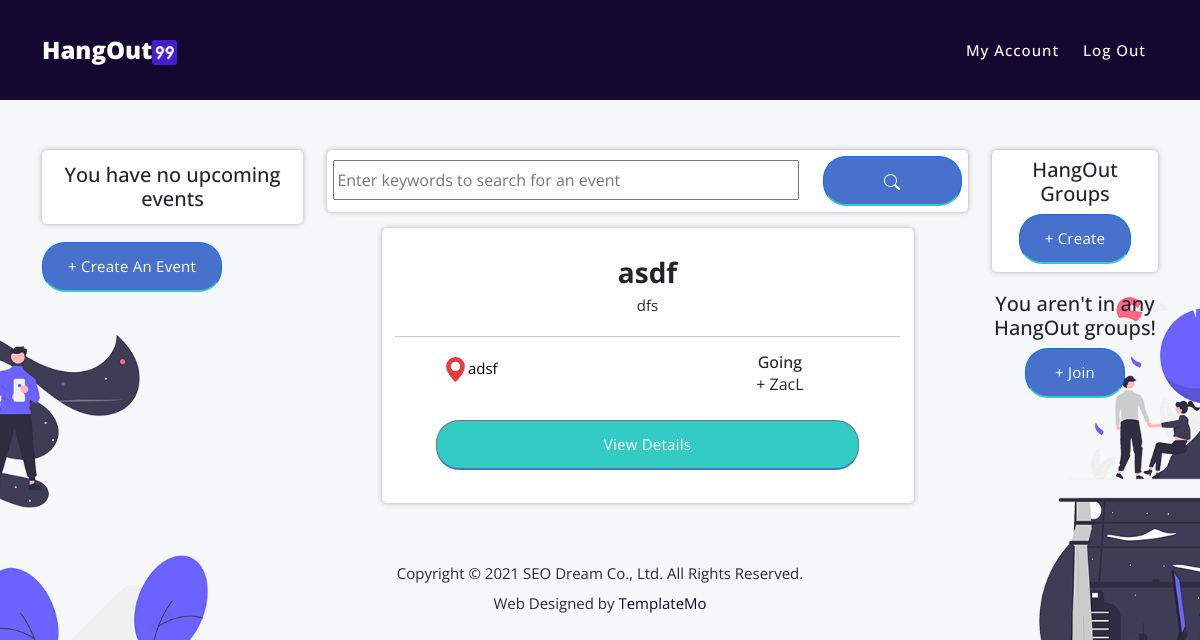
/event/explore (signed in), run on an earlier commit of the app's database.
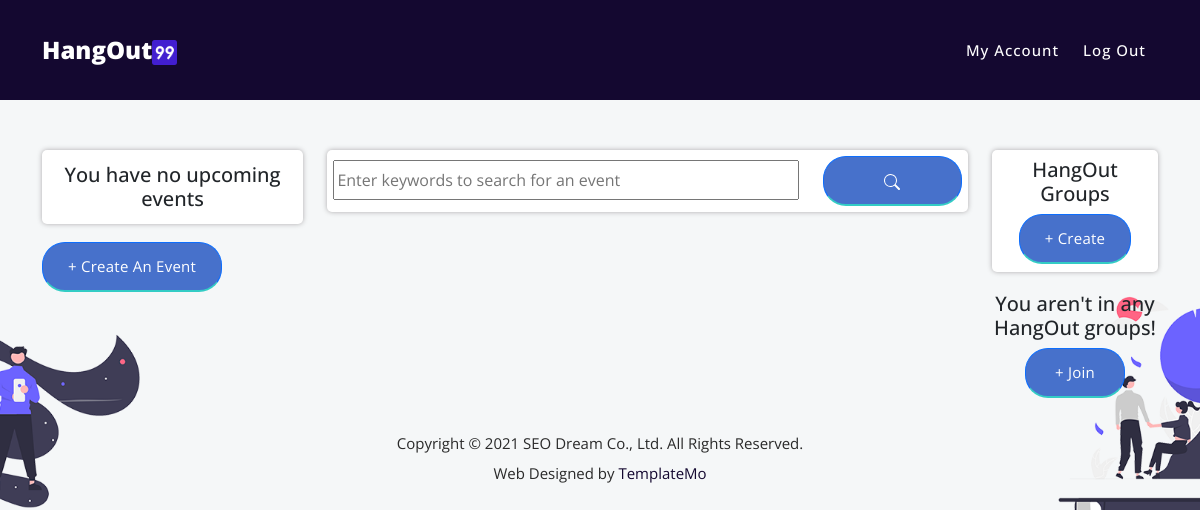
And on a later commit of the database.
### main/models.py (models this page shows, shortened)
class Event(db.Model):
    __tablename__ = "events"
    ID = db.Column(db.Integer, primary_key = True, nullable = False, autoincrement=True)
    Creator_ID = db.Column(db.Integer, nullable = False)
    Name = db.Column(db.String(256), nullable = False)
    Description = db.Column(db.String(256), nullable = False)
    DateTime = db.Column(db.DateTime, nullable = True)
    Location = db.Column(db.String(256), nullable = True)
    Link = db.Column(db.String(256), nullable = True)
    Users = db.relationship("User", secondary=interested_event, backref="event")
    UnavailableUsers = db.relationship("User", secondary=unavailable_event, backref="unavailableEvent")
    Comments = db.relationship("Comment", backref="Event")
    Photos = db.relationship("Photo", backref="Event")
    Hangout_ID = db.Column(db.Integer, db.ForeignKey('hangoutgroups.Name'))

class User(db.Model):
    __tablename__ = "users"
    ProfilePic = db.Column(db.String(256), nullable = False)
    ID = db.Column(db.Integer, primary_key = True, nullable = False, autoincrement=True)
    Email = db.Column(db.String(256), nullable = False)
    Username = db.Column(db.String(256), unique = True, nullable = False)
    Password = db.Column(db.String(256), nullable = False)
    IsValidated = db.Column(db.Boolean, nullable = False)

### main/event.py (the view)
@eventbp.route('/explore')
@login_required
def explore():
    event_dates = []
    for event in current_user.event:
        if event.DateTime is None:
            continue
        event_dates.append( event.DateTime )
    latest_event = None
    print(event_dates)
    try:
        latest_date = min(event_dates)
        latest_event = Event.query.filter_by(DateTime = latest_date).first()
    except:
        pass
    return render_template('feed.html', latest_event = latest_event)

### main/routes.py (called while the page is built)
@login_manager.user_loader
def load_user(id):
    return User.query.filter_by(ID = id).first()

### main/templates/feed.html (shortened to what this page needs)
{% extends "template.html" %}
{% block body %}
    <div class="container">
        <div class="row">
            <div class="col-lg-3">
                {% if latest_event == None %}
                <div class="upcomingEvent">
                    <h5>You have no upcoming events</h5>
                </div>
                {% endif %}
                <a href="{{ url_for('event.create') }}" class="btn btn-primary mb-4 mt-2">+ Create an event</a>
            </div>
            <div class="col-lg-7">
                <div class="search-event">
                    <div class="row">
                        <div class="col-9"><input placeholder="Enter keywords to search for an event" class="mt-1" style=" min-width:100px;width: 100%; height: 40px;"> </div>
                        <div id="search-button" class="col-3"><a style="width:100%;" class="btn btn-primary">
                        </a></div>
                    </div>
                </div>
                <div class="row mt-3">
                    {% for event in current_user.event %}
                    <div class="event-obj">
                        <h3 class="mt-2"><strong>{{event.Name}}</strong></h3>
                        <p>{{event.Description}}</p>
                        <hr>
                        <div class="row">
                            <div class="col-6">
                                <div class="details">
                                    {% if event.Location %}
                                    <p class="mb-2"><svg xmlns="http://www.w3.org/2000/svg" style="color: rgb(233, 61, 61);" width="25" height="25" fill="currentColor" class="bi bi-geo-alt-fill" viewBox="0 0 16 16">
                                        <path d="M8 16s6-5.686 6-10A6 6 0 0 0 2 6c0 4.314 6 10 6 10zm0-7a3 3 0 1 1 0-6 3 3 0 0 1 0 6z"/>
                                    </svg><a href="{{event.Link}}" target=”_blank” style="color:black;">{{event.Location}}</a></p>
                                    {% endif %}
                                </div>
                            </div>
                            <div class="col-6">
                                {% if event.Users | length != 0 %}
                                <h6>Going</h6>
                                <ul>
                                    {% for user in event.Users %}
                                    <li>+ {{user.Username}}</li>
                                    {% endfor %}
                                </ul>
                                {% endif %}
                                <br>
                            </div>
                            <a href="{{ url_for('event.event', id = event.ID) }}" style="margin: auto; width:80%;" class="btn btn-secondary">View details</a>
                        </div>
                    </div>
                    {% endfor %}
                </div>
            </div>
            <div class="col-lg-2" style="text-align:center;"  >
                <div class="hangoutGroups">
                    <h5>HangOut Groups</h5>
                    <a href="{{ url_for('hangout.create') }}" class="btn btn-primary mt-2"> + Create</a>
                </div>
                {% if current_user.hangoutgroup != [] %}
                <h6 class="mb-3"><strong>Your HangOut Groups</strong></h6>
                {% for group in current_user.hangoutgroup %}
                <div class="hangoutGroups">
                    <h4>{{group.Name}}</h4><br>
                    <h6>Group members</h6>
                    <ul>
                        {% for user in group.Users %}
                        <li>+  {{user.Username}}</li>
                        {% endfor %}
                    </ul>
                </div>
                {% endfor %}
                {% else %}
                <h5>You aren't in any HangOut groups!</h5>
                {% endif %}
                <a class="btn btn-primary mt-2" style="width: 100px;" href="{{url_for('hangout.join')}}"> + Join</a>
            </div>
        </div>
    </div>
{% endblock %}

### main/templates/template.html (shortened to what this page needs)
<!DOCTYPE html>
<html lang="en">
  <head>
    <link href="{{ url_for('static', filename='vendor/bootstrap/css/bootstrap.min.css') }}" rel="stylesheet">
    <link rel="stylesheet" href="{{ url_for('static', filename='assets/css/fontawesome.css') }}">
    <link rel="stylesheet" href="{{ url_for('static', filename='assets/css/index.css') }}">
    <link rel="stylesheet" href="{{ url_for('static', filename='assets/css/animated.css') }}">
    <link rel="stylesheet" href="{{ url_for('static', filename='assets/css/owl.css') }}">
</head>
<body ondragstart="return false">
  <header class="header-area header-sticky wow slideInDown" data-wow-duration="0.75s" data-wow-delay="0s">
    <div class="container">
      <div class="row">
        <div class="col-12">
          <nav class="main-nav">
            <a href="{{url_for('main.index')}}" class="logo">
              <h4>HangOut<img style="margin-top: 0px;" src="{{url_for('static', filename='favicon.ico')}}" alt="99"></h4>
            </a>
            <ul class="nav">
              {% if current_user.is_authenticated %}
              <li><a href="{{url_for('user.account')}}">My Account</a></li>
              <li><a href="{{url_for('user.logout')}}">Log out</a></li>
              {% else %}
              <li><a href="{{url_for('user.login')}}">Log In</a></li>
              <li><div class="main-blue-button"><a href="{{url_for('user.register')}}">Register Now</a></div></li>
              {% endif %}
            </ul>
          </nav>
        </div>
      </div>
    </div>
  </header>
  {% if current_user.is_authenticated %}
  <main class="authenticated-page" style="margin-top: 150px;">
  {% else %}
  <main style="margin-top: 150px;">
  {% endif%}
  {% block body %}{% endblock %}
  </main>
  <footer>
    <div class="container">
      <div class="row">
        <div class="col-lg-12">
          <p>Copyright © 2021 SEO Dream Co., Ltd. All Rights Reserved.
          <br>Web Designed by <a rel="nofollow" href="https://templatemo.com" title="free CSS templates">TemplateMo</a></p>
        </div>
      </div>
    </div>
  </footer>
</body>
</html>

### main/static/assets/css/index.css (style rules this page uses)
html, body, div, span, applet, object, iframe, h1, h2, h3, h4, h5, h6, p, blockquote, div pre, a, abbr, acronym, address, big, cite, code, del, dfn, em, font, img, ins, kbd, q, s, samp, small, strike, strong, sub, sup, tt, var, b, u, i, center, dl, dt, dd, ol, ul, li, figure, header, nav, section, article, aside, footer, figcaption { margin: 0; padding: 0; border: 0; outline: 0; }
ul, li { padding: 0; margin: 0; list-style: none; }
header, nav, section, article, aside, footer, hgroup { display: block; }
* { box-sizing: border-box; }
html, body { font-family: 'Open Sans', sans-serif; font-weight: 400; background-color: #140830; -ms-text-size-adjust: 100%; -webkit-font-smoothing: antialiased; -moz-osx-font-smoothing: grayscale; }
a { text-decoration: none !important; }
h1, h2, h3, h4, h5, h6 { margin-top: 0px; margin-bottom: 0px; }
ul { margin-bottom: 0px; }
p { font-size: 15px; line-height: 30px; color: #2a2a2a; }
img { width: 100%; overflow: hidden; }
html, body { background: #fff; font-family: 'Open Sans', sans-serif; }
.header-area { background-color: #140830; position: absolute; top: 0px; left: 0px; right: 0px; z-index: 100; height: 100px; -webkit-transition: all .5s ease 0s; -moz-transition: all .5s ease 0s; -o-transition: all .5s ease 0s; transition: all .5s ease 0s; }
.header-area .main-nav { min-height: 80px; background: transparent; }
.header-area .main-nav .logo { float: left; -webkit-transition: all 0.3s ease 0s; -moz-transition: all 0.3s ease 0s; -o-transition: all 0.3s ease 0s; transition: all 0.3s ease 0s; }
.header-area .main-nav .logo h4 { font-size: 30px; font-weight: 800; text-transform: capitalize; color: #fff; line-height: 100px; float: left; -webkit-transition: all 0.3s ease 0s; -moz-transition: all 0.3s ease 0s; -o-transition: all 0.3s ease 0s; transition: all 0.3s ease 0s; }
.header-area .main-nav .logo h4 img { max-width: 30px; margin-top: -20px; margin-left: 5px; }
.header-area .main-nav .nav { float: right; margin-top: 30px; margin-right: 0px; background-color: transparent; -webkit-transition: all 0.3s ease 0s; -moz-transition: all 0.3s ease 0s; -o-transition: all 0.3s ease 0s; transition: all 0.3s ease 0s; position: relative; z-index: 999; }
.header-area .main-nav .nav li { padding-left: 20px; padding-right: 20px; }
.header-area .main-nav .nav li a { display: block; font-weight: 500; font-size: 15px; color: #fff; text-transform: capitalize; -webkit-transition: all 0.3s ease 0s; -moz-transition: all 0.3s ease 0s; -o-transition: all 0.3s ease 0s; transition: all 0.3s ease 0s; height: 40px; line-height: 40px; border: transparent; letter-spacing: 1px; }
.header-area.header-sticky { min-height: 80px; }
.header-area .nav { margin-top: 30px; }
@media (max-width: 1200px) { .header-area .main-nav .nav li { padding-left: 12px; padding-right: 12px; } }
@media (max-width: 1200px) { .header-area .main-nav:before { display: none; } }
@media (min-width: 767px) { .header-area .main-nav .nav { display: flex !important; } }
html, body { background: url(../images/bg-image-site.png) no-repeat center center fixed; -webkit-background-size: cover; -moz-background-size: cover; -o-background-size: cover; background-size: cover; }
footer p { text-align: center; margin: 30px 0px; }
footer p a { color: #140830; transition: all .5s; }
@media (max-width: 1200px) { .header-area .main-nav .logo h4 { font-size: 24px; } }
@media (max-width: 1200px) { .header-area .main-nav .logo h4 img { max-width: 25px; margin-left: 0px; } }
.btn-primary { display: inline-block; background-color: #4771cb; font-size: 15px; font-weight: 400; color: #fff; text-transform: capitalize; padding: 12px 25px; border-radius: 23px; letter-spacing: 0.25px; border-bottom: 2px solid #33ccc5!important; transition: all .3s; }

### main/templates/feed.html (style rules this page uses)
html, body { background-color: #f5f7f8; }
.upcomingEvent { text-align: center; background-color: #fff; width: 100%; border-radius: 5px; padding:2%; padding-top: 5%; padding-bottom: 5%; filter: drop-shadow(0 0 0.15rem rgb(172, 170, 172)); margin-bottom: 10px; }
.hangoutGroups { text-align: center; background-color: #fff; width: 100%; border-radius: 5px; padding:2%; padding-top: 5%; padding-bottom: 5%; filter: drop-shadow(0 0 0.15rem rgb(172, 170, 172)); margin-bottom: 20px; }
.search-event { text-align: center; background-color: #fff; width: 100%; border-radius: 5px; filter: drop-shadow(0 0 0.15rem rgb(172, 170, 172)); padding: 1%; margin-bottom: 10px; word-wrap: break-word }
#search-button { display }

What changed in the data, as far as the page shows it:
removed Event: Name "asdf", Description "dfs", Location "adsf"
no longer on this page (row edited): User: Username "ZacL"
